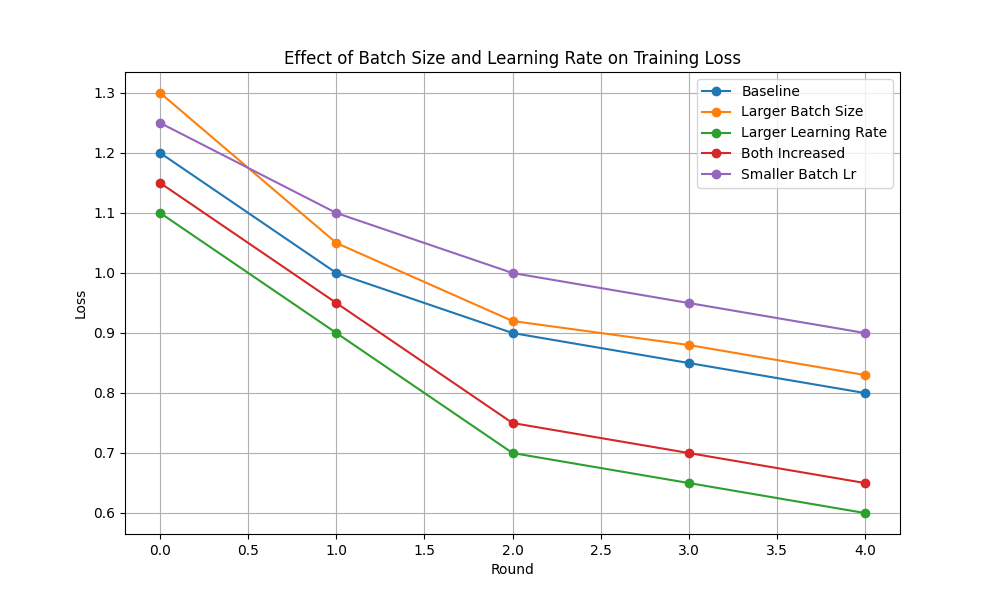

Write the Python code that produced this figure.
import json
import matplotlib.pyplot as plt

def load_experiments(filepath):
    with open(filepath, "r") as f:
        data = json.load(f)
    return data

def plot_comparison(data):
    plt.figure(figsize=(10, 6))
    for key, values in data.items():
        rounds = [v[0] for v in values]
        losses = [v[1] for v in values]
        plt.plot(rounds, losses, marker='o', label=key.replace('_', ' ').title())
    
    plt.title("Effect of Batch Size and Learning Rate on Training Loss")
    plt.xlabel("Round")
    plt.ylabel("Loss")
    plt.grid(True)
    plt.legend()
    plt.savefig("batch.png")
    plt.show()
    print("✅ Plot saved as batch.png")

if __name__ == "__main__":
    data = load_experiments("batch.json")
    plot_comparison(data)
